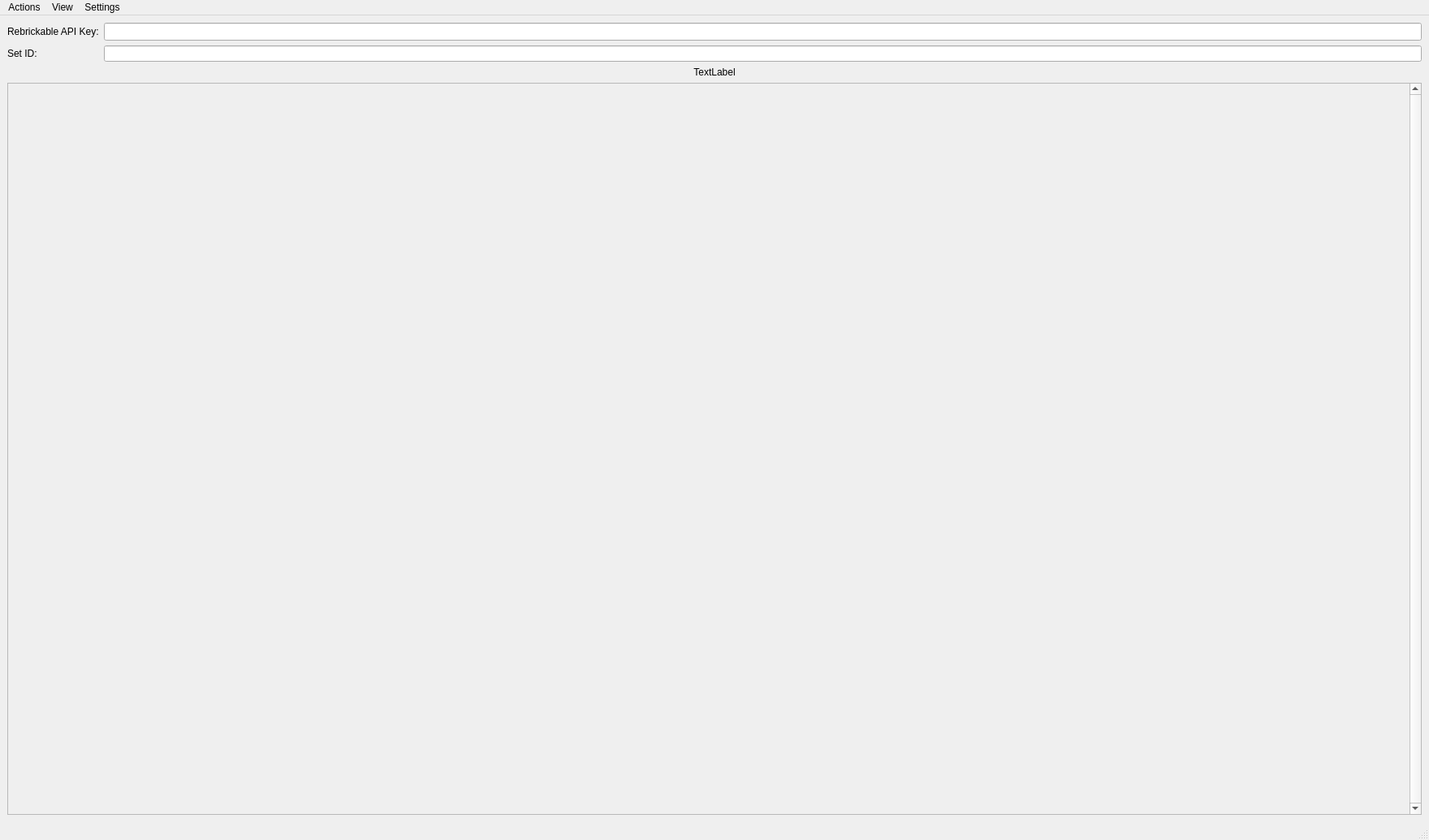
<?xml version="1.0" encoding="UTF-8"?>
<ui version="4.0">
 <class>MainWindow</class>
 <widget class="QMainWindow" name="MainWindow">
  <property name="geometry">
   <rect>
    <x>0</x>
    <y>0</y>
    <width>1760</width>
    <height>1035</height>
   </rect>
  </property>
  <property name="windowTitle">
   <string>Lego Checklist</string>
  </property>
  <widget class="QWidget" name="centralwidget">
   <layout class="QGridLayout" name="gridLayout_3">
    <item row="1" column="0" rowspan="2">
     <layout class="QGridLayout" name="gridLayout">
      <property name="sizeConstraint">
       <enum>QLayout::SetDefaultConstraint</enum>
      </property>
      <item row="0" column="0">
       <widget class="QLabel" name="rebrickableKeyLabel">
        <property name="text">
         <string>Rebrickable API Key:</string>
        </property>
       </widget>
      </item>
      <item row="1" column="0">
       <widget class="QLabel" name="setLabel">
        <property name="maximumSize">
         <size>
          <width>16777215</width>
          <height>20</height>
         </size>
        </property>
        <property name="text">
         <string>Set ID:</string>
        </property>
       </widget>
      </item>
      <item row="2" column="0" colspan="2">
       <widget class="QLabel" name="statusLabel">
        <property name="maximumSize">
         <size>
          <width>16777215</width>
          <height>20</height>
         </size>
        </property>
        <property name="text">
         <string>TextLabel</string>
        </property>
        <property name="alignment">
         <set>Qt::AlignCenter</set>
        </property>
       </widget>
      </item>
      <item row="3" column="0" colspan="2">
       <widget class="QScrollArea" name="partsScrollArea">
        <property name="verticalScrollBarPolicy">
         <enum>Qt::ScrollBarAlwaysOn</enum>
        </property>
        <property name="horizontalScrollBarPolicy">
         <enum>Qt::ScrollBarAlwaysOff</enum>
        </property>
        <property name="widgetResizable">
         <bool>true</bool>
        </property>
        <widget class="QWidget" name="partsWidget">
         <property name="geometry">
          <rect>
           <x>0</x>
           <y>0</y>
           <width>1721</width>
           <height>901</height>
          </rect>
         </property>
        </widget>
       </widget>
      </item>
      <item row="0" column="1">
       <widget class="QLineEdit" name="rebrickableKeyText"/>
      </item>
      <item row="1" column="1">
       <widget class="QLineEdit" name="setText">
        <property name="maximumSize">
         <size>
          <width>16777215</width>
          <height>20</height>
         </size>
        </property>
       </widget>
      </item>
     </layout>
    </item>
   </layout>
  </widget>
  <widget class="QMenuBar" name="menubar">
   <property name="geometry">
    <rect>
     <x>0</x>
     <y>0</y>
     <width>1760</width>
     <height>21</height>
    </rect>
   </property>
   <widget class="QMenu" name="menuNeed">
    <property name="title">
     <string>Actions</string>
    </property>
    <addaction name="actionPrint"/>
    <addaction name="actionSave"/>
    <addaction name="actionExport"/>
   </widget>
   <widget class="QMenu" name="menuHave">
    <property name="title">
     <string>View</string>
    </property>
    <addaction name="actionWanted"/>
    <addaction name="actionHave"/>
    <addaction name="actionBoth"/>
   </widget>
   <widget class="QMenu" name="menuSettings">
    <property name="title">
     <string>Settings</string>
    </property>
   </widget>
   <addaction name="menuNeed"/>
   <addaction name="menuHave"/>
   <addaction name="menuSettings"/>
  </widget>
  <widget class="QStatusBar" name="statusbar"/>
  <action name="actionWanted">
   <property name="text">
    <string>Wanted</string>
   </property>
  </action>
  <action name="actionHave">
   <property name="text">
    <string>Have</string>
   </property>
  </action>
  <action name="actionBoth">
   <property name="text">
    <string>Both</string>
   </property>
  </action>
  <action name="actionPrint">
   <property name="text">
    <string>Print</string>
   </property>
  </action>
  <action name="actionSave">
   <property name="text">
    <string>Save</string>
   </property>
  </action>
  <action name="actionExport">
   <property name="text">
    <string>Export</string>
   </property>
  </action>
 </widget>
 <resources/>
 <connections/>
</ui>
